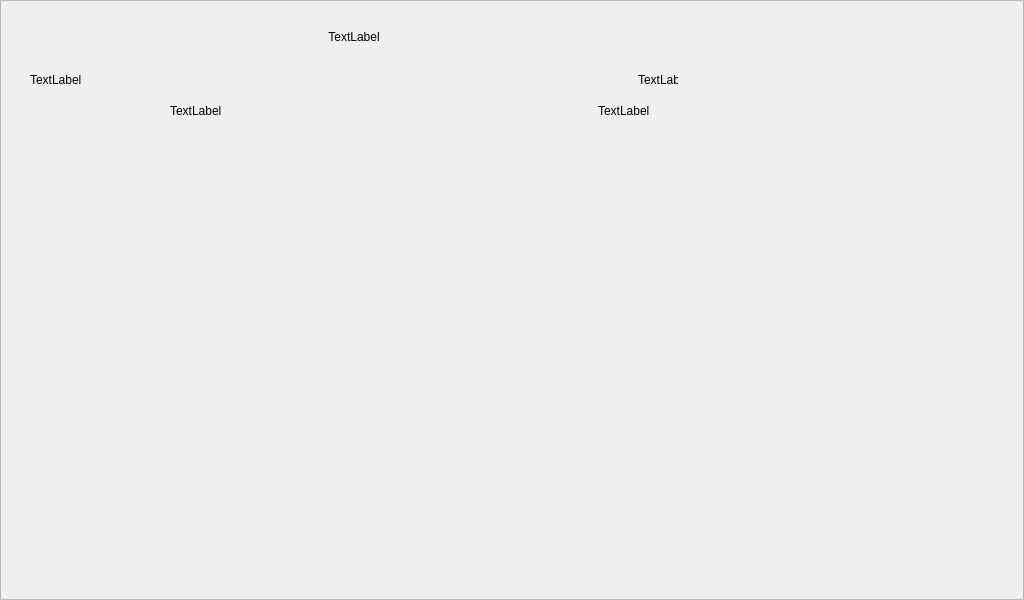
<?xml version="1.0" encoding="UTF-8"?>
<ui version="4.0">
 <class>SystemSetupPage</class>
 <widget class="QWidget" name="SystemSetupPage">
  <property name="geometry">
   <rect>
    <x>0</x>
    <y>0</y>
    <width>1024</width>
    <height>600</height>
   </rect>
  </property>
  <property name="sizePolicy">
   <sizepolicy hsizetype="Fixed" vsizetype="Fixed">
    <horstretch>0</horstretch>
    <verstretch>0</verstretch>
   </sizepolicy>
  </property>
  <property name="windowTitle">
   <string>Form</string>
  </property>
  <widget class="QFrame" name="frame_">
   <property name="geometry">
    <rect>
     <x>0</x>
     <y>0</y>
     <width>1024</width>
     <height>600</height>
    </rect>
   </property>
   <property name="sizePolicy">
    <sizepolicy hsizetype="Fixed" vsizetype="Fixed">
     <horstretch>0</horstretch>
     <verstretch>0</verstretch>
    </sizepolicy>
   </property>
   <property name="frameShape">
    <enum>QFrame::StyledPanel</enum>
   </property>
   <property name="frameShadow">
    <enum>QFrame::Raised</enum>
   </property>
   <widget class="QWidget" name="gridLayoutWidget">
    <property name="geometry">
     <rect>
      <x>10</x>
      <y>10</y>
      <width>1001</width>
      <height>581</height>
     </rect>
    </property>
    <layout class="QGridLayout" name="gridLayout">
     <property name="sizeConstraint">
      <enum>QLayout::SetFixedSize</enum>
     </property>
     <property name="leftMargin">
      <number>20</number>
     </property>
     <property name="topMargin">
      <number>20</number>
     </property>
     <property name="rightMargin">
      <number>20</number>
     </property>
     <property name="bottomMargin">
      <number>20</number>
     </property>
     <item row="1" column="0">
      <spacer name="verticalSpacer">
       <property name="orientation">
        <enum>Qt::Vertical</enum>
       </property>
       <property name="sizeType">
        <enum>QSizePolicy::Fixed</enum>
       </property>
       <property name="sizeHint" stdset="0">
        <size>
         <width>20</width>
         <height>20</height>
        </size>
       </property>
      </spacer>
     </item>
     <item row="4" column="0">
      <layout class="QHBoxLayout" name="horizontalLayout">
       <property name="spacing">
        <number>20</number>
       </property>
       <item>
        <widget class="QLabel" name="processLabel_">
         <property name="maximumSize">
          <size>
           <width>80</width>
           <height>16777215</height>
          </size>
         </property>
         <property name="text">
          <string/>
         </property>
        </widget>
       </item>
       <item>
        <spacer name="horizontalSpacer_2">
         <property name="orientation">
          <enum>Qt::Horizontal</enum>
         </property>
         <property name="sizeType">
          <enum>QSizePolicy::Maximum</enum>
         </property>
         <property name="sizeHint" stdset="0">
          <size>
           <width>40</width>
           <height>20</height>
          </size>
         </property>
        </spacer>
       </item>
       <item>
        <widget class="QLabel" name="label_2">
         <property name="text">
          <string>TextLabel</string>
         </property>
        </widget>
       </item>
       <item>
        <spacer name="horizontalSpacer_4">
         <property name="orientation">
          <enum>Qt::Horizontal</enum>
         </property>
         <property name="sizeType">
          <enum>QSizePolicy::Maximum</enum>
         </property>
         <property name="sizeHint" stdset="0">
          <size>
           <width>40</width>
           <height>20</height>
          </size>
         </property>
        </spacer>
       </item>
       <item>
        <widget class="QLabel" name="processResultLabel_">
         <property name="maximumSize">
          <size>
           <width>80</width>
           <height>16777215</height>
          </size>
         </property>
         <property name="text">
          <string>TextLabel</string>
         </property>
        </widget>
       </item>
      </layout>
     </item>
     <item row="2" column="0">
      <layout class="QHBoxLayout" name="horizontalLayout_2">
       <item>
        <widget class="QLabel" name="actionLabel_">
         <property name="sizePolicy">
          <sizepolicy hsizetype="Expanding" vsizetype="Fixed">
           <horstretch>0</horstretch>
           <verstretch>0</verstretch>
          </sizepolicy>
         </property>
         <property name="maximumSize">
          <size>
           <width>80</width>
           <height>16777215</height>
          </size>
         </property>
         <property name="text">
          <string>TextLabel</string>
         </property>
        </widget>
       </item>
       <item>
        <spacer name="horizontalSpacer">
         <property name="orientation">
          <enum>Qt::Horizontal</enum>
         </property>
         <property name="sizeType">
          <enum>QSizePolicy::Maximum</enum>
         </property>
         <property name="sizeHint" stdset="0">
          <size>
           <width>550</width>
           <height>20</height>
          </size>
         </property>
        </spacer>
       </item>
       <item>
        <widget class="QLabel" name="resultLabel_">
         <property name="sizePolicy">
          <sizepolicy hsizetype="Expanding" vsizetype="Fixed">
           <horstretch>0</horstretch>
           <verstretch>0</verstretch>
          </sizepolicy>
         </property>
         <property name="maximumSize">
          <size>
           <width>40</width>
           <height>16777215</height>
          </size>
         </property>
         <property name="text">
          <string>TextLabel</string>
         </property>
        </widget>
       </item>
      </layout>
     </item>
     <item row="3" column="0">
      <spacer name="verticalSpacer_3">
       <property name="orientation">
        <enum>Qt::Vertical</enum>
       </property>
       <property name="sizeType">
        <enum>QSizePolicy::Fixed</enum>
       </property>
       <property name="sizeHint" stdset="0">
        <size>
         <width>20</width>
         <height>5</height>
        </size>
       </property>
      </spacer>
     </item>
     <item row="0" column="0">
      <widget class="QLabel" name="titleLabel_">
       <property name="sizePolicy">
        <sizepolicy hsizetype="Expanding" vsizetype="Fixed">
         <horstretch>0</horstretch>
         <verstretch>0</verstretch>
        </sizepolicy>
       </property>
       <property name="text">
        <string>TextLabel</string>
       </property>
       <property name="alignment">
        <set>Qt::AlignCenter</set>
       </property>
      </widget>
     </item>
     <item row="5" column="0">
      <spacer name="verticalSpacer_2">
       <property name="orientation">
        <enum>Qt::Vertical</enum>
       </property>
       <property name="sizeHint" stdset="0">
        <size>
         <width>20</width>
         <height>40</height>
        </size>
       </property>
      </spacer>
     </item>
    </layout>
   </widget>
  </widget>
 </widget>
 <resources/>
 <connections/>
</ui>
